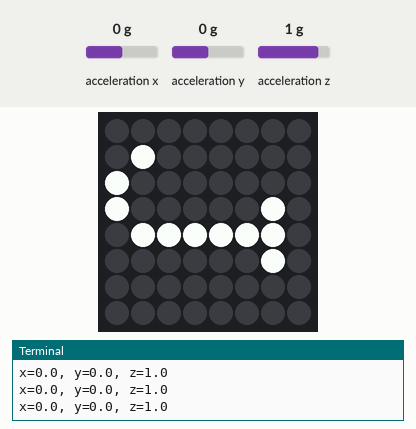
The program below on a simulated Raspberry Pi (BCM pin numbers) with a Sense HAT. Shown: the Sense HAT's 8×8 RGB LED matrix, the last lines printed to the terminal. Inputs (shaded band) come from the test bench; at power-on: acceleration x 0 g, acceleration y 0 g, acceleration z 1 g.

Above: at 1.2 s.
1.3 s: acceleration x set to 0.8 g
At 2.5 s:
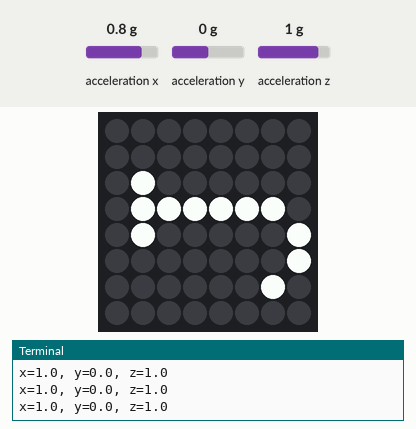
2.8 s: acceleration y set to -1.4 g
At 3.8 s:
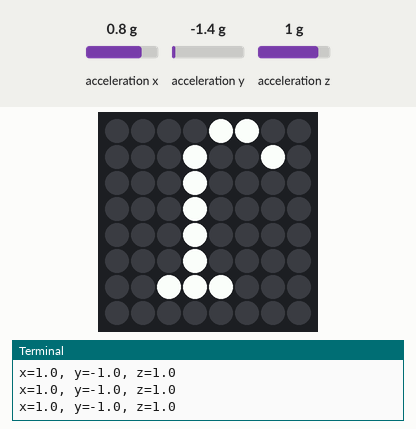
4.3 s: acceleration y set to 0.8 g
At 4.9 s:
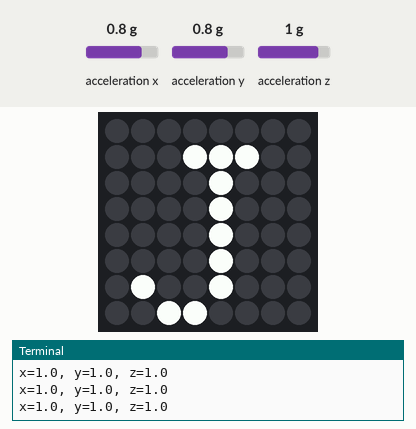
Timing chart, 0 to 7.3 s (numbered marks = the images above; inputs shaded):
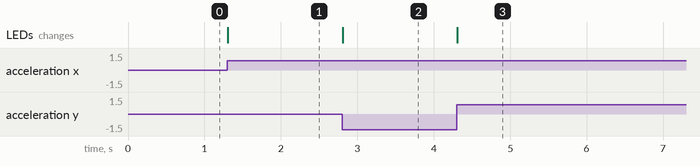

The program:

rotate.py
```python
## Author: Raphael Holzer
## Organisation: Gymnase du Bugnon
## Date: 5. 1. 2018
## File: rotate.py

## Import modules
from sense_hat import SenseHat

sense = SenseHat()

## Display the letter J
sense.show_letter('J')

## Turn the displayed text according to orientation
while True:
    acc = sense.get_accelerometer_raw()
    x = round(acc['x'], 0)
    y = round(acc['y'], 0)
    z = round(acc['z'], 0)

    print('x={0}, y={1}, z={2}'.format(x, y, z))

    if  y == 1:
        sense.set_rotation(0)
    elif y == -1:
        sense.set_rotation(180)
    elif x == 1:
        sense.set_rotation(270)
    else:
        sense.set_rotation(90)
        
```

Measured:
- after the input at 1.3 s, the LEDs: change at once (image 1)
- after the input at 2.8 s, the LEDs: change at once (image 2)
- after the input at 4.3 s, the LEDs: change at once (image 3)
